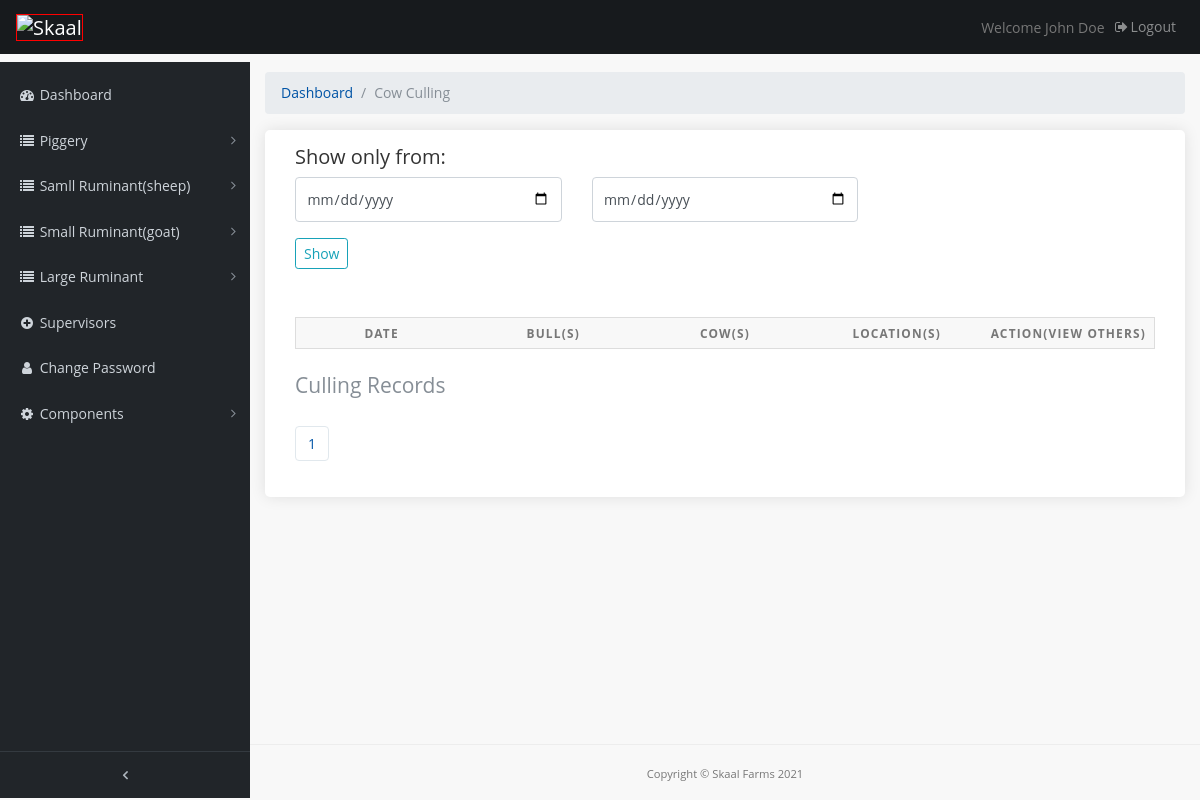
Page /pages/cow-cull-records on the earlier database version.
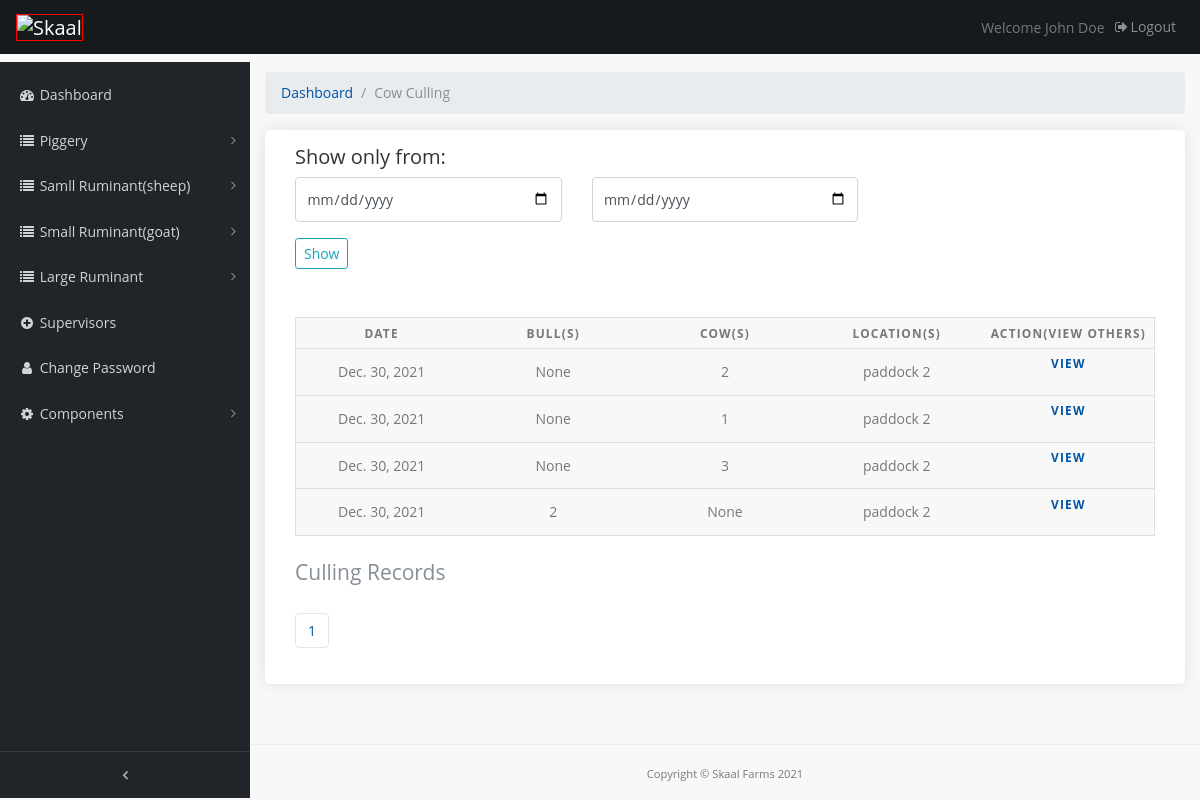
Same page on the later database version.
### farmrecord/models.py (models this page shows, shortened)
class CowCulling(models.Model):
    date = models.DateField(default=timezone.now)
    cow_num = models.IntegerField(verbose_name='Cow(s)', blank=True, null=True)
    bull_num = models.IntegerField(verbose_name='Bull(s)', blank=True, null=True)
    section = models.ForeignKey(Section, verbose_name='Section', related_name='category6', null=True, on_delete=models.CASCADE)
    location = models.CharField(max_length=500, verbose_name='Location(s)')
    reason = models.TextField(max_length=500, verbose_name='Reason', blank=True)

### farmrecord/views.py (the view)
# urls.py: path('cow-cull-records', views.cow_cullrec, name='cow_cullrec'),
def cow_cullrec(request):
    cow_crec = CowCulling.objects.order_by('date')
    query_form = CowcullFilter()
    paginated_filtercc = Paginator(cow_crec, 10)
    page_number = request.GET.get('page')
    cc_page_obj = paginated_filtercc.get_page(page_number)
    nums = "a" * cc_page_obj.paginator.num_pages
    context = {
        'cc_page_obj': cow_crec,
        'nums': nums,
        'q'    : query_form
    }
    context['cc_page_obj'] = cc_page_obj
    return render(request, 'cowcullrec.html',context)

### farmrecord/forms.py
class CowcullFilter(forms.ModelForm):
    date = forms.DateField(widget=forms.HiddenInput(), required=False)
    start_date = forms.DateField(
        widget=forms.TextInput(attrs={'class': 'form-control', 'type' : 'date', 'placeholder': 'From'}))
    end_date = forms.DateField(
        widget=forms.TextInput(attrs={'class': 'form-control', 'type' : 'date', 'placeholder': 'To'}))
    class Meta:
        model = CowCulling
        fields =('date',)

### templates/cowcullrec.html (shortened to what this page needs)
{% extends 'base.html' %}
{% load static %}
{% block content %}
  <div class="content-wrapper">
    <div class="container-fluid">
      <ol class="breadcrumb">
        <li class="breadcrumb-item">
          <a href="#">Dashboard</a>
        </li>
        <li class="breadcrumb-item active">Cow Culling</li>
      </ol>
		<div class="box_general padding_bottom">
      <h5>Show only from:</h5>
      <form class="mb-5" action="{% url 'farmrecord:cowcull_filter' %}">
        <div class="row">
          <div class="col-lg-4 col-md-12 form-group">
            {{ q.start_date }}
          </div>
          <div class="col-lg-4 col-md-12 form-group">
            {{ q.end_date }}
          </div>
        </div>
        <input type="submit" class="btn btn-outline-info btn-sm" value="Show">
      </form>
			<table>
        <caption>Culling Records</caption>
        <thead>
          <tr>
            <th scope="col">Date</th>
            <th scope="col">Bull(s)</th>
            <th scope="col">Cow(s)</th>
            <th scope="col">Location(s)</th>
            <th scope="col">ACTION(View others)</th>
          </tr>
        </thead>
        <tbody>
          {% if cc_page_obj %}
          {% for a in cc_page_obj %}
          <tr>
            <td data-label="Date">{{ a.date }}</td>
            <td data-label="Bull(s)">{{ a.bull_num }}</td>
            <td data-label="Cow(s)">{{ a.cow_num }}</td>
            <td data-label="Location(s)">{{ a.location }}</td>
            <th data-label="Action" class="table"><a href="{% url 'farmrecord:cow_cullrec_view' a.id %}" >View</a></th>
          {% endfor %}
          {% endif %}
          </tr>
        </tbody>
    </table>
    <nav aria-label="Page navigation example">
      <ul class="pagination">
       {% for i in nums %}
        <li class="page-item"><a href="?page={{ forloop.counter }}" class="page-link active">{{ forloop.counter }}</a></li>
       {% endfor %}
      </ul>
    </nav>
		</div>
	  </div>
   	</div>
{% endblock %}

Differences in the rows shown:
added CowCulling: date "Dec. 30, 2021", bull_num "None", cow_num "2", location "paddock 2"
added CowCulling: date "Dec. 30, 2021", bull_num "None", cow_num "1", location "paddock 2"
added CowCulling: date "Dec. 30, 2021", bull_num "None", cow_num "3", location "paddock 2"
added CowCulling: date "Dec. 30, 2021", bull_num "2", cow_num "None", location "paddock 2"
